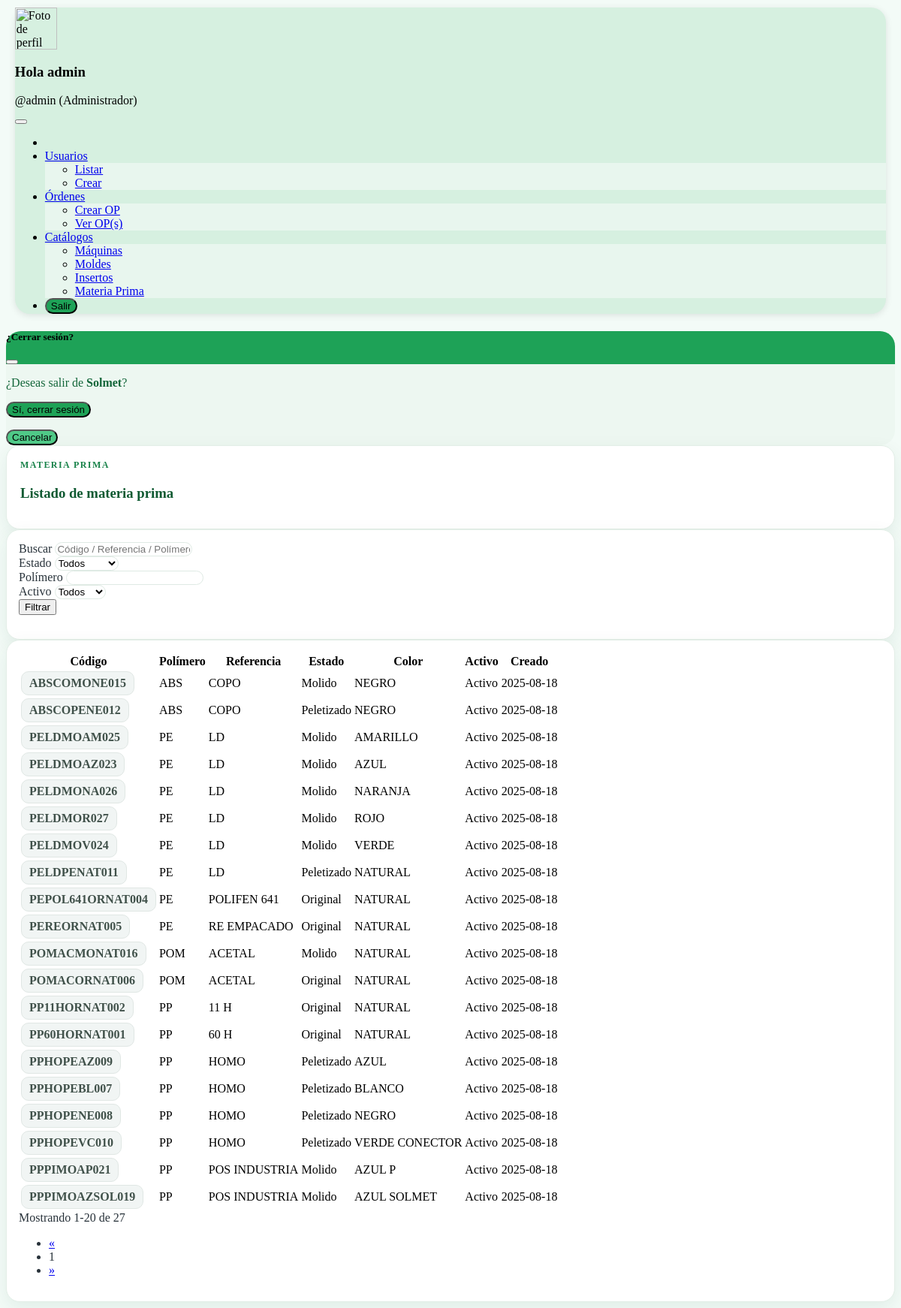
/PRESENTACION/MateriaPrima/listar.php (signed in), run on the app's committed database.
### tables this page shows
CREATE TABLE `materia_prima` (
  `codigo` varchar(25) NOT NULL,
  `polimero` varchar(20) NOT NULL,
  `referencia` varchar(100) NOT NULL,
  `estado` enum('original','peletizado','molido') NOT NULL,
  `color` varchar(50) DEFAULT NULL,
  `procedencia` varchar(100) DEFAULT NULL,
  `uso_final` varchar(100) DEFAULT NULL,
  `activo` tinyint(1) NOT NULL DEFAULT 1,
  `created_at` timestamp NOT NULL DEFAULT current_timestamp(),
  `updated_at` timestamp NULL DEFAULT NULL ON UPDATE current_timestamp()
);

### PERSISTENCIA/Conexion.php (called while the page is built, shortened)
<?php
class Conexion {
    private ?PDO $pdo  = null;
    private ?PDOStatement $stmt = null;
    private string $host = '';
    private string $port = '';
    private string $db   = '';
    private string $user = '';
    private string $pass = '';
    public function __construct() {
        $this->host = getenv('DB_HOST') ?: '127.0.0.1';
        $this->port = getenv('DB_PORT') ?: '3306';
        $this->db   = getenv('DB_NAME') ?: 'solmet';
        $this->user = getenv('DB_USER') ?: 'root';
        $this->pass = getenv('DB_PASS') ?: '';
    }
    public function abrir(): void {
        $dsn = "mysql:host={$this->host};port={$this->port};dbname={$this->db};charset=utf8mb4";
        $opts = [
            PDO::ATTR_ERRMODE            => PDO::ERRMODE_EXCEPTION,
            PDO::ATTR_DEFAULT_FETCH_MODE => PDO::FETCH_BOTH,
            PDO::ATTR_EMULATE_PREPARES   => false,
            PDO::MYSQL_ATTR_INIT_COMMAND => "SET NAMES utf8mb4 COLLATE utf8mb4_general_ci",
            PDO::ATTR_PERSISTENT         => false,
            PDO::MYSQL_ATTR_USE_BUFFERED_QUERY => true,
        ];
        $this->pdo = new PDO($dsn, $this->user, $this->pass, $opts);
    }
    public function ejecutar(string $sql, array $params = []): void {
        $this->stmt = $this->pdo->prepare($sql);
        $this->stmt->execute($params);
    }
    public function registro(): array|false {
        return $this->stmt ? $this->stmt->fetch() : false;
    }
    public function cerrar(): void {
        $this->stmt = null;
        $this->pdo  = null;
    }
}

### PRESENTACION/MateriaPrima/listar.php (the view, shortened to what this page needs)
<?php
require_once __DIR__ . '/../../persistencia/Conexion.php';
$rol = $_SESSION['rol'] ?? null;
if ($rol === 'admin') include_once __DIR__ . '/../Admin/menuAdmin.php';
else                 include_once __DIR__ . '/../Operador/menuOperador.php';
function h($s){ return htmlspecialchars((string)$s, ENT_QUOTES, 'UTF-8'); }
function badgeEstadoMP($e){
  $map = [
    'original'   => 'primary',
    'peletizado' => 'info',
    'molido'     => 'warning',
  ];
  $cls = $map[strtolower((string)$e)] ?? 'secondary';
  return '<span class="badge rounded-pill bg-'.$cls.'">'.h(ucfirst($e)).'</span>';
}
function badgeActivo($a){
  return ((int)$a===1)
    ? '<span class="badge rounded-pill bg-success">Activo</span>'
    : '<span class="badge rounded-pill bg-secondary">Inactivo</span>';
}
function linkP($p){ $qs=$_GET; $qs['p']=(int)$p; return '?'.http_build_query($qs); }
$q        = trim($_GET['q']        ?? '');
$estado   = trim($_GET['estado']   ?? '');
$polimero = trim($_GET['polimero'] ?? '');
$activo   = trim($_GET['activo']   ?? '');
$pag      = max(1, (int)($_GET['p'] ?? 1));
$PER_PAGE = 20;
$off      = ($pag - 1) * $PER_PAGE;
$rows = [];
$total = 0;
$cx = new Conexion();
$cx->abrir();
try {
  $filtros = [
    'q'        => $q,
    'estado'   => $estado,
    'polimero' => $polimero,
    'activo'   => ($activo !== '' ? (string)(int)$activo : ''),
  ];
  [$sqlC, $parC] = MateriaPrimaDAO::contarConFiltros($filtros);
  $cx->ejecutar($sqlC, $parC);
  $total = (int)($cx->registro()[0] ?? 0);
  [$sqlL, $parL] = MateriaPrimaDAO::listarConFiltros($filtros, $PER_PAGE, $off);
  $cx->ejecutar($sqlL, $parL);
  while ($r = $cx->registro()) $rows[] = $r;
} finally {
  $cx->cerrar();
}
$totPages = max(1, (int)ceil($total / $PER_PAGE));
?>
<div class="container-xxl px-3 px-md-4 px-lg-5 my-3 page-wrap">
  <div class="hero mb-3 d-flex justify-content-between align-items-center">
    <div>
      <div class="eyebrow mb-1">Materia prima</div>
      <h3 class="hero-title mb-0">Listado de materia prima</h3>
    </div>
  </div>
  <div class="card-elev mb-3">
    <div class="card-body">
      <form class="row g-3" method="get">
        <div class="col-md-4">
          <label class="form-label small">Buscar</label>
          <input type="text" name="q" value="<?= h($q) ?>" class="form-control soft-input" placeholder="Código / Referencia / Polímero">
        </div>
        <div class="col-md-2">
          <label class="form-label small">Estado</label>
          <select name="estado" class="form-select soft-input">
            <option value="">Todos</option>
          </select>
        </div>
        <div class="col-md-2">
          <label class="form-label small">Polímero</label>
          <input type="text" name="polimero" value="<?= h($polimero) ?>" class="form-control soft-input">
        </div>
        <div class="col-md-2">
          <label class="form-label small">Activo</label>
          <select name="activo" class="form-select soft-input">
            <option value="">Todos</option>
          </select>
        </div>
        <div class="col-md-2">
          <button class="btn btn-success-soft w-100"><i class="fa-solid fa-filter me-1"></i> Filtrar</button>
        </div>
      </form>
    </div>
  </div>
  <div class="card-elev">
    <div class="card-body">
      <div class="table-responsive table-wrap">
        <table class="table align-middle">
          <thead>
            <tr>
              <th>Código</th>
              <th>Polímero</th>
              <th>Referencia</th>
              <th>Estado</th>
              <th>Color</th>
              <th>Activo</th>
              <th>Creado</th>
            </tr>
          </thead>
          <tbody>
            <?php if (empty($rows)): ?>
              <tr><td colspan="8" class="text-center text-muted">No hay registros</td></tr>
            <?php else: foreach($rows as $r):
              $codigo = $r['codigo'] ?? '';
            ?>
              <tr>
                <td><span class="code-chip"><?= h($codigo) ?></span></td>
                <td><?= h($r['polimero'] ?? '') ?></td>
                <td><?= h($r['referencia'] ?? '') ?></td>
                <td><?= badgeEstadoMP($r['estado'] ?? '') ?></td>
                <td><?= h($r['color'] ?? '—') ?></td>
                <td><?= badgeActivo($r['activo'] ?? 0) ?></td>
                <td><?= h($r['creado'] ?? '') ?></td>
              </tr>
            <?php endforeach; endif; ?>
          </tbody>
        </table>
      </div>
      <div class="d-flex justify-content-between align-items-center mt-3">
        <div class="small text-muted">
          <?php
          $from = $total ? ($off+1) : 0;
          $to   = min($off + $PER_PAGE, $total);
          echo "Mostrando $from-$to de $total";
          ?>
        </div>
        <nav>
          <ul class="pagination custom-pg mb-0">
            <li class="page-item <?= $pag<=1?'disabled':'' ?>">
              <a class="page-link" href="<?= h(linkP(max(1,$pag-1))) ?>">«</a>
            </li>
            <li class="page-item active"><span class="page-link"><?= (int)$pag ?></span></li>
            <li class="page-item <?= $pag>=$totPages?'disabled':'' ?>">
              <a class="page-link" href="<?= h(linkP(min($totPages,$pag+1))) ?>">»</a>
            </li>
          </ul>
        </nav>
      </div>
    </div>
  </div>
</div>

### PRESENTACION/Admin/menuAdmin.php (shortened to what this page needs)
<?php
$nombre      = $_SESSION['nombre']   ?? '';
$apellido    = $_SESSION['apellido'] ?? '';
$username    = $_SESSION['username'] ?? 'Administrador';
$displayName = trim("$nombre $apellido") ?: $username;
$fotoRel = $_SESSION['foto'] ?? 'IMG/Usuarios/admin.png';
$BASE_URL = rtrim(str_replace('\\','/', dirname($_SERVER['SCRIPT_NAME'])), '/');
$fotoUrl   = ($BASE_URL ? $BASE_URL : '') . '/' . ltrim($fotoRel,'/');
$fallback  = ($BASE_URL ? $BASE_URL : '') . '/IMG/avatar-default.png';
$logoutAction = ($BASE_URL ? $BASE_URL : '') . '/PRESENTACION/Logout.php';
$current = base64_decode($_GET['pid'] ?? '', true) ?: '';
$active = function(string $path) use ($current) {
  return $current === $path ? ' active' : '';
};
?>
<nav class="navbar navbar-expand-lg navbar-light py-2 px-4 flex-wrap"
     role="navigation" aria-label="Menú administrador"
     style="margin:10px auto; max-width:98%; background:#d6f0e0; border-radius:20px; box-shadow:0 2px 10px rgba(0,0,0,.1);">
  <div class="d-flex align-items-center">
    <img src="<?= htmlspecialchars($fotoUrl) ?>" alt="Foto de perfil" width="56" height="56"
         class="rounded-circle shadow-sm me-3" style="object-fit:cover;"
         onerror="this.onerror=null;this.src='<?= htmlspecialchars($fallback) ?>';">
    <div>
      <h3 class="mb-1"><strong class="text-success">Hola <?= htmlspecialchars($displayName) ?></strong></h3>
      <p class="mb-0 text-success">
        <i class="fa-solid fa-user-shield me-2" aria-hidden="true"></i>@<?= htmlspecialchars($username) ?> (Administrador)
      </p>
    </div>
  </div>
  <button class="navbar-toggler d-lg-none ms-auto" type="button"
          data-bs-toggle="collapse" data-bs-target="#navbarSolmetAdmin"
          aria-controls="navbarSolmetAdmin" aria-expanded="false" aria-label="Mostrar menú">
  </button>
  <div class="collapse navbar-collapse mt-3 mt-lg-0" id="navbarSolmetAdmin">
    <ul class="navbar-nav ms-auto">
      <li class="nav-item me-3">
      </li>
      <li class="nav-item dropdown me-3">
        <?php
          $usuariosActive = in_array($current, [
            'PRESENTACION/Admin/listarUsuarios.php',
            'PRESENTACION/Admin/crearUsuario.php'
          ], true) ? ' active' : '';
        ?>
        <a class="nav-link dropdown-toggle fw-bold fs-5 text-success<?= $usuariosActive ?>"
           href="#" data-bs-toggle="dropdown" aria-expanded="false">
          <i class="fa-solid fa-users me-1"></i> Usuarios
        </a>
        <ul class="dropdown-menu" style="background:#e8f6ee;">
          <li><a class="dropdown-item text-success<?= $active('PRESENTACION/Admin/listarUsuarios.php') ?>"
                 href="?pid=<?= base64_encode('PRESENTACION/Admin/listarUsuarios.php') ?>">Listar</a></li>
          <li><a class="dropdown-item text-success<?= $active('PRESENTACION/Admin/crearUsuario.php') ?>"
                 href="?pid=<?= base64_encode('PRESENTACION/Admin/crearUsuario.php') ?>">Crear</a></li>
        </ul>
      </li>
      <li class="nav-item dropdown me-3">
        <?php
          $ordenesActive = in_array($current, [
            'PRESENTACION/OrdenProduccion/crear.php',
            'PRESENTACION/OrdenProduccion/ver.php'
          ], true) ? ' active' : '';
        ?>
        <a class="nav-link dropdown-toggle fw-bold fs-5 text-success<?= $ordenesActive ?>"
           href="#" role="button" data-bs-toggle="dropdown" aria-expanded="false" id="ddOrdenes">
          <i class="fa-solid fa-list-check me-1" aria-hidden="true"></i> Órdenes
        </a>
        <ul class="dropdown-menu border-0 shadow-sm" aria-labelledby="ddOrdenes" style="background:#e8f6ee;">
          <li><a class="dropdown-item text-success<?= $active('PRESENTACION/OrdenProduccion/crear.php') ?>"
                 href="?pid=<?= base64_encode('PRESENTACION/OrdenProduccion/crear.php') ?>">Crear OP</a></li>
          <li><a class="dropdown-item text-success<?= $active('PRESENTACION/OrdenProduccion/ver.php') ?>"
                 href="?pid=<?= base64_encode('PRESENTACION/OrdenProduccion/ver.php') ?>">Ver OP(s)</a></li>
        </ul>
      </li>
      <li class="nav-item dropdown me-3">
        <?php
          $catalogosActive = in_array($current, [
            'PRESENTACION/Maquina/listar.php',
            'PRESENTACION/Molde/listar.php',
            'PRESENTACION/Inserto/listar.php',
            'PRESENTACION/MateriaPrima/listar.php'
          ], true) ? ' active' : '';
        ?>
        <a class="nav-link dropdown-toggle fw-bold fs-5 text-success<?= $catalogosActive ?>"
           href="#" data-bs-toggle="dropdown" aria-expanded="false">
          <i class="fa-solid fa-database me-1"></i> Catálogos
        </a>
        <ul class="dropdown-menu" style="background:#e8f6ee;">
          <li><a class="dropdown-item text-success<?= $active('PRESENTACION/Maquina/listar.php') ?>"
                 href="?pid=<?= base64_encode('PRESENTACION/Maquina/listar.php') ?>">Máquinas</a></li>
          <li><a class="dropdown-item text-success<?= $active('PRESENTACION/Molde/listar.php') ?>"
                 href="?pid=<?= base64_encode('PRESENTACION/Molde/listar.php') ?>">Moldes</a></li>
          <li><a class="dropdown-item text-success<?= $active('PRESENTACION/Inserto/listar.php') ?>"
                 href="?pid=<?= base64_encode('PRESENTACION/Inserto/listar.php') ?>">Insertos</a></li>
          <li><a class="dropdown-item text-success<?= $active('PRESENTACION/MateriaPrima/listar.php') ?>"
                 href="?pid=<?= base64_encode('PRESENTACION/MateriaPrima/listar.php') ?>">Materia Prima</a></li>
        </ul>
      </li>
      <li class="nav-item d-flex align-items-center">
        <button type="button" class="btn text-white fw-bold px-4 py-2 ms-2"
                style="background:#1ea257; border-radius:12px;"
                data-bs-toggle="modal" data-bs-target="#modalCerrarSesionAdmin">
          <i class="fa-solid fa-right-from-bracket me-2 fa-lg"></i>Salir
        </button>
      </li>
    </ul>
  </div>
</nav>
<div class="modal fade" id="modalCerrarSesionAdmin" tabindex="-1" aria-hidden="true">
  <div class="modal-dialog modal-dialog-centered">
    <div class="modal-content" style="border-radius:20px; background:#edf7f1;">
      <div class="modal-header text-white" style="background:#1ea257; border-top-left-radius:20px; border-top-right-radius:20px;">
        <h5 class="modal-title"><i class="fa-solid fa-circle-exclamation me-2"></i> ¿Cerrar sesión?</h5>
        <button type="button" class="btn-close btn-close-white" data-bs-dismiss="modal" aria-label="Cerrar"></button>
      </div>
      <div class="modal-body text-center">
        <p class="fs-5 mt-3" style="color:#13663a;">¿Deseas salir de <strong>Solmet</strong>?</p>
      </div>
      <div class="modal-footer justify-content-center">
        <form method="post" action="<?= htmlspecialchars($logoutAction) ?>" id="logoutForm">
          <button type="submit" class="btn text-white fw-bold px-4" style="background:#1ea257; border-radius:12px;">
            <i class="fa-solid fa-door-open me-2"></i> Sí, cerrar sesión
          </button>
        </form>
        <button type="button" class="btn text-white fw-bold px-4" style="background:#4fc987; border-radius:12px;" data-bs-dismiss="modal">
          Cancelar
        </button>
      </div>
    </div>
  </div>
</div>

### PRESENTACION/MateriaPrima/listar.php (style rules this page uses)
.page-wrap { color:var(--txt); }
.hero { border-radius:18px; border:1px solid var(--border); box-shadow:var(--shadow); padding:18px; background:#fff; }
.eyebrow { letter-spacing:.12em; font-size:.75rem; color:var(--g700); font-weight:700; text-transform:uppercase; }
.hero-title { font-weight:800; color:var(--g800); }
.card-elev { background:#fff; border:1px solid var(--border); border-radius:18px; box-shadow:var(--shadow); overflow:hidden; }
.card-elev .card-body { padding:16px; }
.soft-input { border-radius:12px; border:1px solid #dfeae4; background:#fff; transition:.2s ease; }
.table-wrap { border-radius:14px; overflow:hidden; }
.code-chip { display:inline-block; padding:6px 10px; border-radius:10px; background:#f1f5f4; border:1px solid #e0e7e4; color:#40514a; font-weight:600; }

### data on the page
materia_prima: codigo "ABSCOMONE015", polimero "ABS", referencia "COPO", estado "Molido", color "NEGRO", activo "Activo", creado "2025-08-18"
materia_prima: codigo "ABSCOPENE012", polimero "ABS", referencia "COPO", estado "Peletizado", color "NEGRO", activo "Activo", creado "2025-08-18"
materia_prima: codigo "PELDMOAM025", polimero "PE", referencia "LD", estado "Molido", color "AMARILLO", activo "Activo", creado "2025-08-18"
materia_prima: codigo "PELDMOAZ023", polimero "PE", referencia "LD", estado "Molido", color "AZUL", activo "Activo", creado "2025-08-18"
materia_prima: codigo "PELDMONA026", polimero "PE", referencia "LD", estado "Molido", color "NARANJA", activo "Activo", creado "2025-08-18"
materia_prima: codigo "PELDMOR027", polimero "PE", referencia "LD", estado "Molido", color "ROJO", activo "Activo", creado "2025-08-18"
materia_prima: codigo "PELDMOV024", polimero "PE", referencia "LD", estado "Molido", color "VERDE", activo "Activo", creado "2025-08-18"
materia_prima: codigo "PELDPENAT011", polimero "PE", referencia "LD", estado "Peletizado", color "NATURAL", activo "Activo", creado "2025-08-18"
materia_prima: codigo "PEPOL641ORNAT004", polimero "PE", referencia "POLIFEN 641", estado "Original", color "NATURAL", activo "Activo", creado "2025-08-18"
materia_prima: codigo "PEREORNAT005", polimero "PE", referencia "RE EMPACADO", estado "Original", color "NATURAL", activo "Activo", creado "2025-08-18"
materia_prima: codigo "POMACMONAT016", polimero "POM", referencia "ACETAL", estado "Molido", color "NATURAL", activo "Activo", creado "2025-08-18"
materia_prima: codigo "POMACORNAT006", polimero "POM", referencia "ACETAL", estado "Original", color "NATURAL", activo "Activo", creado "2025-08-18"
materia_prima: codigo "PP11HORNAT002", polimero "PP", referencia "11 H", estado "Original", color "NATURAL", activo "Activo", creado "2025-08-18"
materia_prima: codigo "PP60HORNAT001", polimero "PP", referencia "60 H", estado "Original", color "NATURAL", activo "Activo", creado "2025-08-18"
materia_prima: codigo "PPHOPEAZ009", polimero "PP", referencia "HOMO", estado "Peletizado", color "AZUL", activo "Activo", creado "2025-08-18"
materia_prima: codigo "PPHOPEBL007", polimero "PP", referencia "HOMO", estado "Peletizado", color "BLANCO", activo "Activo", creado "2025-08-18"
materia_prima: codigo "PPHOPENE008", polimero "PP", referencia "HOMO", estado "Peletizado", color "NEGRO", activo "Activo", creado "2025-08-18"
materia_prima: codigo "PPHOPEVC010", polimero "PP", referencia "HOMO", estado "Peletizado", color "VERDE CONECTOR", activo "Activo", creado "2025-08-18"
materia_prima: codigo "PPPIMOAP021", polimero "PP", referencia "POS INDUSTRIA", estado "Molido", color "AZUL P", activo "Activo", creado "2025-08-18"
materia_prima: codigo "PPPIMOAZSOL019", polimero "PP", referencia "POS INDUSTRIA", estado "Molido", color "AZUL SOLMET", activo "Activo", creado "2025-08-18"

### other printed values
$displayName "admin"
$username "admin"
$from "1"
$to "20"
$total "27"
$pag "1"
